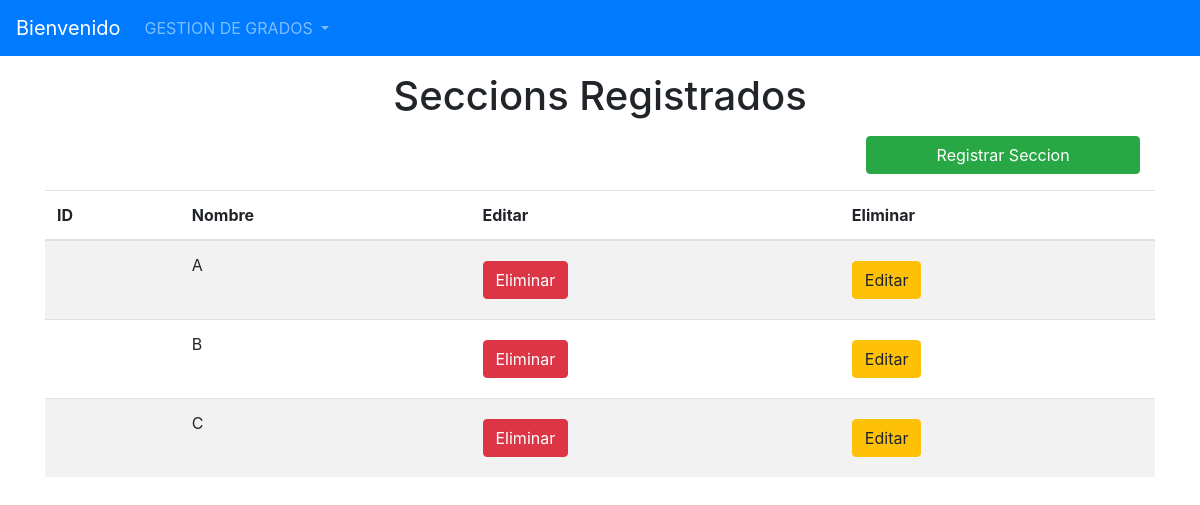
Page /listarSeccions/ on the earlier database version.
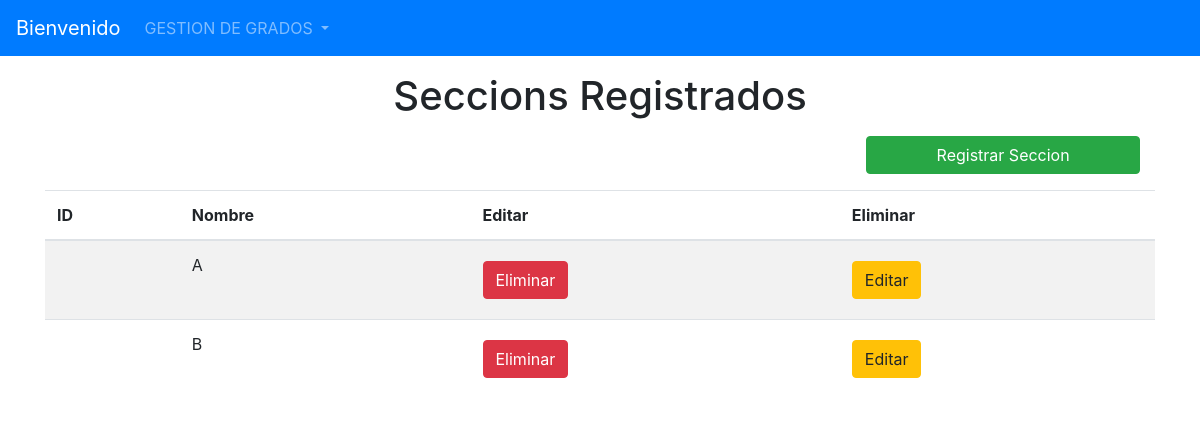
Same page on the later database version.
### Models/Seccion/models.py (models this page shows, shortened)
class Seccion(models.Model):
    id_seccion = models.AutoField(primary_key=True)
    Nombre = models.CharField(max_length=30)

### Models/Seccion/views.py (the view)
# urls.py: path("listarSeccions/", FormularioSeccionView.listar_Seccions, name='listarSeccions'),
    def listar_Seccions(request):
        Seccions = Seccion.objects.all()
        return render(request, "ListaSeccions.html",{"lb_Seccions": Seccions})

### Templates/ListaSeccions.html (shortened to what this page needs)
{% extends 'index.html' %}
{% block content  %}
    <h1 align="center">Seccions Registrados</h1>
        <div class="row col-12 justify-content-end mb-2 pr-0">
        <a class="btn btn-success col-md-3" href="{% url 'registrarSeccion' %}">Registrar Seccion</a>
        </div>
<table class="table table-striped">
  <thead>
    <tr>
      <th scope="col">ID</th>
      <th scope="col">Nombre</th>
        <th scope="col">Editar</th>
        <th scope="col">Eliminar</th>
    </tr>
  </thead>
  <tbody>
  {% for Seccion in lb_Seccions %}
     <tr>
      <th scope="row">{{ Seccion.id_Seccion }}</th>
      <td>{{ Seccion.Nombre }}</td>
      <td>
                            <a href="{% url 'ELIMINARSECCION' Seccion.pk %}" class="btn btn-danger btn-icon-split">
                                <span class="text">Eliminar</span>
                            </a>
      </td>
      <td>
                            <a href="{% url 'MODIFICARSECCION' Seccion.pk %}" class="btn btn-warning btn-icon-split">
                                <span class="text">Editar</span>
                            </a>
                        </td>
  {% endfor %}
  </tbody>
</table>
{% endblock %}

Differences in the rows shown:
removed Seccion: Nombre "C"
